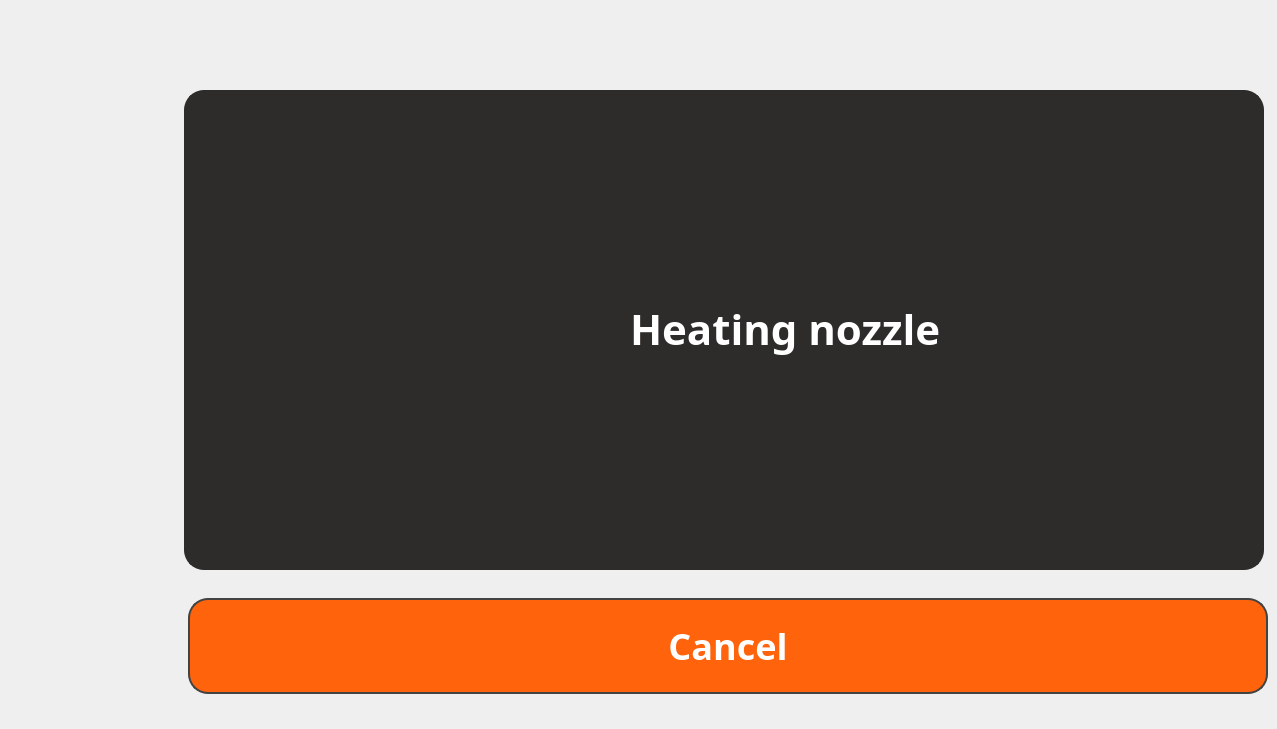
    <widget class="QWidget" name="page_PlatformCali_1">
     <widget class="QPushButton" name="pushButton_244">
      <property name="geometry">
       <rect>
        <x>0</x>
        <y>360</y>
        <width>160</width>
        <height>180</height>
       </rect>
      </property>
      <property name="styleSheet">
       <string notr="true">outline:none;image: url(:/image/ToolsActive(2).png);
border:none;</string>
      </property>
      <property name="text">
       <string/>
      </property>
     </widget>
     <widget class="QPushButton" name="pushButton_245">
      <property name="geometry">
       <rect>
        <x>0</x>
        <y>540</y>
        <width>160</width>
        <height>180</height>
       </rect>
      </property>
      <property name="styleSheet">
       <string notr="true">outline:none;image: url(:/image/AboutInactive.png);
border:none;</string>
      </property>
      <property name="text">
       <string/>
      </property>
     </widget>
     <widget class="QPushButton" name="pushButton_246">
      <property name="geometry">
       <rect>
        <x>0</x>
        <y>180</y>
        <width>160</width>
        <height>180</height>
       </rect>
      </property>
      <property name="styleSheet">
       <string notr="true">outline:none;image: url(:/image/FilamentInactive.png);border:none;</string>
      </property>
      <property name="text">
       <string/>
      </property>
     </widget>
     <widget class="QPushButton" name="pushButton_247">
      <property name="geometry">
       <rect>
        <x>0</x>
        <y>0</y>
        <width>160</width>
        <height>180</height>
       </rect>
      </property>
      <property name="styleSheet">
       <string notr="true">outline:none;image: url(:/image/PrintInactive.png);border:none;</string>
      </property>
      <property name="text">
       <string/>
      </property>
     </widget>
     <widget class="QLabel" name="label_118">
      <property name="geometry">
       <rect>
        <x>630</x>
        <y>300</y>
        <width>357</width>
        <height>57</height>
       </rect>
      </property>
      <property name="styleSheet">
       <string notr="true">font-weight: bold;
font-family:Barlow;color: rgba(255, 255, 255, 255);
background-color: rgba(255, 255, 255, 0);
font-size: 42px;
text-align: left;
font-family: Barlow;</string>
      </property>
      <property name="text">
       <string>&lt;html&gt;&lt;head/&gt;&lt;body&gt;&lt;p&gt;Heating nozzle&lt;/p&gt;&lt;/body&gt;&lt;/html&gt;</string>
      </property>
     </widget>
     <widget class="QLabel" name="label_119">
      <property name="geometry">
       <rect>
        <x>483</x>
        <y>316</y>
        <width>118</width>
        <height>28</height>
       </rect>
      </property>
      <property name="styleSheet">
       <string notr="true">background-color: rgba(255, 255, 255, 0);border-image: url(:/image/waiting.png);</string>
      </property>
      <property name="text">
       <string/>
      </property>
     </widget>
     <widget class="QPushButton" name="pushButton_248">
      <property name="geometry">
       <rect>
        <x>188</x>
        <y>598</y>
        <width>1080</width>
        <height>96</height>
       </rect>
      </property>
      <property name="styleSheet">
       <string notr="true">QPushButton{
	outline:none;border-radius: 20px;
	background-color: rgb(255, 99, 11);
	color: rgba(255, 255, 255, 255);
	font-size: 36px;
	text-align: center;
	font-family: Barlow;
	border: 2px solid rgba(67, 67, 67, 255);font-weight: bold;
	font-family:Barlow;
}

QPushButton::pressed{
	outline:none;border-radius: 20px;
	background-color: rgb(245, 166, 35);
	color: rgba(255, 255, 255, 255);
	font-size: 36px;
	text-align: center;
	font-family: Barlow;
	border: 2px solid rgba(67, 67, 67, 255);font-weight: bold;
	font-family:Barlow;
}

QPushButton::disabled{
	outline:none;border-radius: 20px;
	background-color: rgb(33, 35, 38);
	color: rgba(255, 255, 255, 255);
	font-size: 36px;
	text-align: center;
	font-family: Barlow;
	border: 2px solid rgba(67, 67, 67, 255);font-weight: bold;
	font-family:Barlow;
}</string>
      </property>
      <property name="text">
       <string>Cancel</string>
      </property>
     </widget>
     <widget class="QLabel" name="label_286">
      <property name="geometry">
       <rect>
        <x>184</x>
        <y>90</y>
        <width>1080</width>
        <height>480</height>
       </rect>
      </property>
      <property name="styleSheet">
       <string notr="true">color: rgba(16, 16, 16, 255);
font-size: 28px;
text-align: left;
font-family: Roboto;
background-color: rgb(45, 44, 43);
border: 2px solid rgba(45, 44, 43, 255);
border-radius: 20px;</string>
      </property>
      <property name="text">
       <string>&lt;html&gt;&lt;head/&gt;&lt;body&gt;&lt;p align=&quot;right&quot;&gt;&lt;br/&gt;&lt;/p&gt;&lt;/body&gt;&lt;/html&gt;</string>
      </property>
     </widget>
     <zorder>label_286</zorder>
     <zorder>pushButton_244</zorder>
     <zorder>pushButton_245</zorder>
     <zorder>pushButton_246</zorder>
     <zorder>pushButton_247</zorder>
     <zorder>label_118</zorder>
     <zorder>label_119</zorder>
     <zorder>pushButton_248</zorder>
    </widget>
